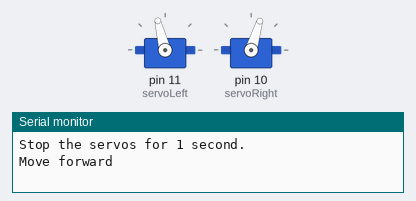
Bench run of a sketch on a simulated Arduino Uno, built with avr-gcc and run on an emulated ATmega328P. Parts: 2 × servo, the last lines printed to the serial monitor.

Above: at 1.1 s.
At 30.2 s:
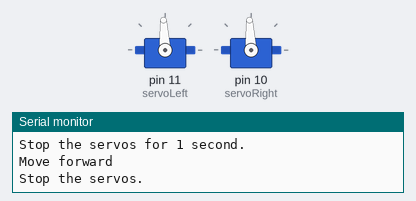
Timing chart, 0 to 31.7 s (numbered marks = the images above):
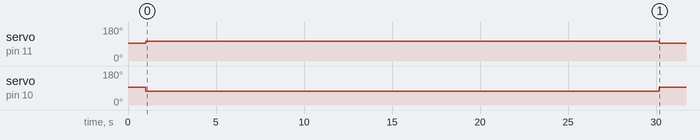

Measured:
- by itself, servo on pin 11 (servoLeft): 93° → 104° at 1.0 s, → 93° 29.2 s later
- by itself, servo on pin 10 (servoRight): 93° → 73° at 1.0 s, → 93° 29.2 s later

The sketch:

Ch3Golf_Hole9_Long_Straight_Line.ino
```cpp
  #include <Servo.h>

Servo servoLeft;
Servo servoRight;

void setup() {
  // put your setup code here, to run once:
  Serial.begin(9600);

  servoLeft.attach(11);
  servoRight.attach(10);

  Serial.println("Stop the servos for 1 second.");
  servoLeft.writeMicroseconds(1500);
  servoRight.writeMicroseconds(1500);
  delay(1000);

//////////////////////////////////////////////////////////
  Serial.println("Move forward");

  moveForward1ft();
  moveForward1ft();
  moveForward1ft();
  moveForward1ft();
  moveForward1ft();
  moveForward1ft();
  moveForward1ft();
  moveForward1ft();
  moveForward1ft();
  moveForward1ft();
  moveForward1ft();
  moveForward1ft();
  moveForward1ft();
  servoLeft.writeMicroseconds(1615);    //counter-clockwise
  servoRight.writeMicroseconds(1301);   //clockwise
  delay(1000);

/////////////////////////////////////////////////////////
  Serial.println("Stop the servos.");
  stopServos();

}

void loop() {
  // put your main code here, to run repeatedly:

}
///////////////////////////////////////////////////////////////////////////////
//////////////////////////////////////////////////////////////////////////////

void turnRight90()
{
  servoLeft.writeMicroseconds(1600);    //counter-clockwise
  servoRight.writeMicroseconds(1600);   //counter-clockwise
  delay(600);
}

void turnLeft90()
{
  servoLeft.writeMicroseconds(1400);    //counter-clockwise
  servoRight.writeMicroseconds(1400);   //counter-clockwise
  delay(600);
}

void turnRight45()
{
  servoLeft.writeMicroseconds(1550);
  servoRight.writeMicroseconds(1550);
  delay(600);
}

void turnLeft45()
{
  servoLeft.writeMicroseconds(1450);
  servoRight.writeMicroseconds(1450);
  delay(600);
}

void moveForward1ft()
{
  servoLeft.writeMicroseconds(1616);    //counter-clockwise
  servoRight.writeMicroseconds(1300);   //clockwise
  delay(2167);
}

void stopServos()
{
  servoLeft.writeMicroseconds(1500);
  servoRight.writeMicroseconds(1500);
}

void moveGradualRight()
{
  servoLeft.writeMicroseconds(1700);
  servoRight.writeMicroseconds(1442);
  delay(2500);
}


void moveGradualLeft()
{
  servoLeft.writeMicroseconds(1550);
  servoRight.writeMicroseconds(1400);
  delay(2500);
}

//void moveInACircle()
//{
  //servoLeft.writeMicroseconds();
  //servoRight.writeMicroseconds();
  //delay();
//}
```
